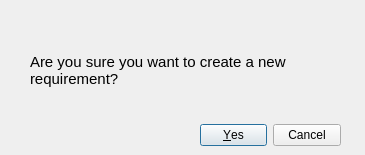
<?xml version="1.0" encoding="UTF-8"?>
<ui version="4.0">
 <class>Dialog</class>
 <widget class="QDialog" name="Dialog">
  <property name="geometry">
   <rect>
    <x>0</x>
    <y>0</y>
    <width>365</width>
    <height>155</height>
   </rect>
  </property>
  <property name="windowTitle">
   <string>Dialog</string>
  </property>
  <widget class="QDialogButtonBox" name="buttonBox">
   <property name="geometry">
    <rect>
     <x>200</x>
     <y>120</y>
     <width>141</width>
     <height>31</height>
    </rect>
   </property>
   <property name="orientation">
    <enum>Qt::Orientation::Horizontal</enum>
   </property>
   <property name="standardButtons">
    <set>QDialogButtonBox::StandardButton::Cancel|QDialogButtonBox::StandardButton::Yes</set>
   </property>
  </widget>
  <widget class="QLabel" name="label">
   <property name="geometry">
    <rect>
     <x>30</x>
     <y>30</y>
     <width>301</width>
     <height>81</height>
    </rect>
   </property>
   <property name="font">
    <font>
     <pointsize>11</pointsize>
    </font>
   </property>
   <property name="text">
    <string>Are you sure you want to create a new requirement?</string>
   </property>
   <property name="wordWrap">
    <bool>true</bool>
   </property>
  </widget>
 </widget>
 <resources/>
 <connections>
  <connection>
   <sender>buttonBox</sender>
   <signal>accepted()</signal>
   <receiver>Dialog</receiver>
   <slot>accept()</slot>
   <hints>
    <hint type="sourcelabel">
     <x>248</x>
     <y>254</y>
    </hint>
    <hint type="destinationlabel">
     <x>157</x>
     <y>274</y>
    </hint>
   </hints>
  </connection>
  <connection>
   <sender>buttonBox</sender>
   <signal>rejected()</signal>
   <receiver>Dialog</receiver>
   <slot>reject()</slot>
   <hints>
    <hint type="sourcelabel">
     <x>316</x>
     <y>260</y>
    </hint>
    <hint type="destinationlabel">
     <x>286</x>
     <y>274</y>
    </hint>
   </hints>
  </connection>
 </connections>
</ui>
